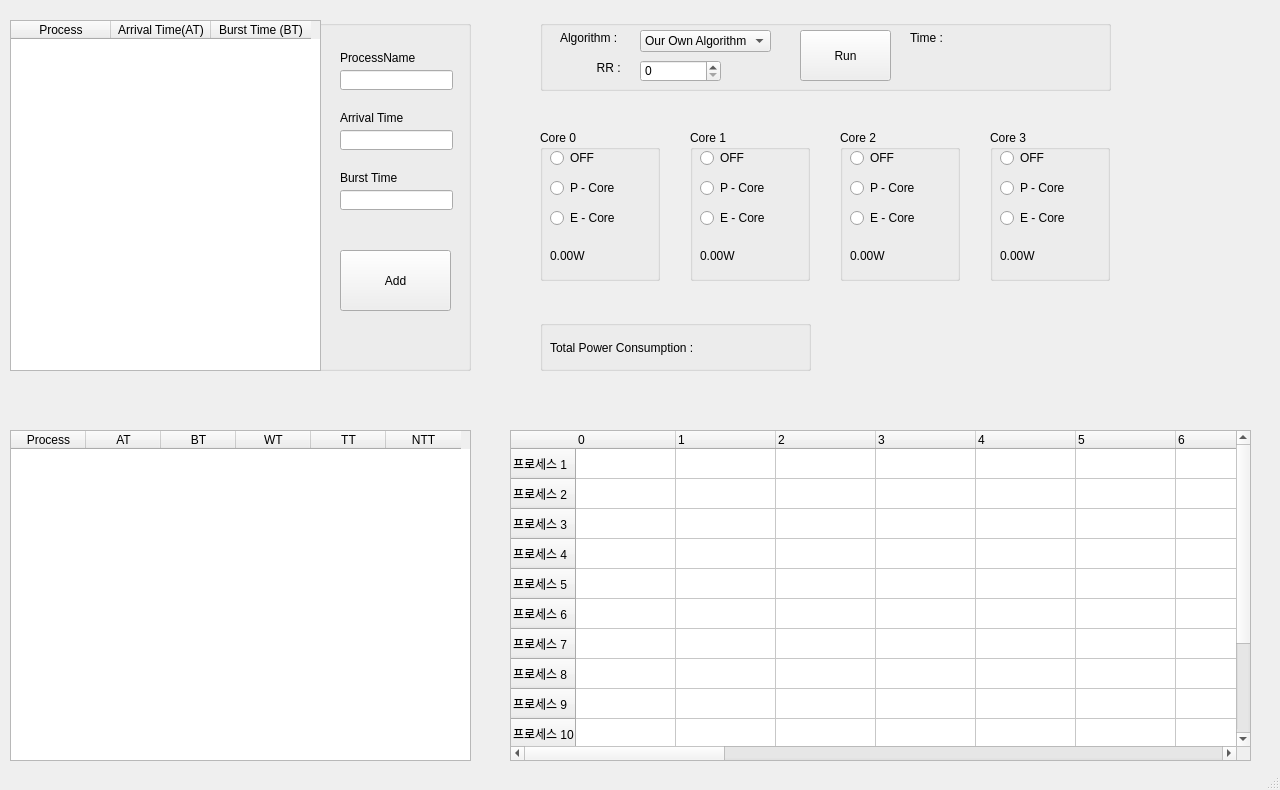
<?xml version="1.0" encoding="UTF-8"?>
<ui version="4.0">
 <class>MainWindow</class>
 <widget class="QMainWindow" name="MainWindow">
  <property name="enabled">
   <bool>true</bool>
  </property>
  <property name="geometry">
   <rect>
    <x>0</x>
    <y>0</y>
    <width>1280</width>
    <height>790</height>
   </rect>
  </property>
  <property name="windowTitle">
   <string>MainWindow</string>
  </property>
  <widget class="QWidget" name="centralwidget">
   <widget class="QTableWidget" name="tableWidget">
    <property name="geometry">
     <rect>
      <x>510</x>
      <y>430</y>
      <width>741</width>
      <height>331</height>
     </rect>
    </property>
    <row>
     <property name="text">
      <string>프로세스 1</string>
     </property>
    </row>
    <row>
     <property name="text">
      <string>프로세스 2</string>
     </property>
    </row>
    <row>
     <property name="text">
      <string>프로세스 3</string>
     </property>
    </row>
    <row>
     <property name="text">
      <string>프로세스 4</string>
     </property>
    </row>
    <row>
     <property name="text">
      <string>프로세스 5</string>
     </property>
    </row>
    <row>
     <property name="text">
      <string>프로세스 6</string>
     </property>
    </row>
    <row>
     <property name="text">
      <string>프로세스 7</string>
     </property>
    </row>
    <row>
     <property name="text">
      <string>프로세스 8</string>
     </property>
    </row>
    <row>
     <property name="text">
      <string>프로세스 9</string>
     </property>
    </row>
    <row>
     <property name="text">
      <string>프로세스 10</string>
     </property>
    </row>
    <row>
     <property name="text">
      <string>프로세스 11</string>
     </property>
    </row>
    <row>
     <property name="text">
      <string>프로세스 12</string>
     </property>
    </row>
    <row>
     <property name="text">
      <string>프로세스 14</string>
     </property>
    </row>
    <column>
     <property name="text">
      <string>0</string>
     </property>
     <property name="textAlignment">
      <set>AlignLeading|AlignBottom</set>
     </property>
    </column>
    <column>
     <property name="text">
      <string>1</string>
     </property>
     <property name="textAlignment">
      <set>AlignLeading|AlignBottom</set>
     </property>
    </column>
    <column>
     <property name="text">
      <string>2</string>
     </property>
     <property name="textAlignment">
      <set>AlignLeading|AlignBottom</set>
     </property>
    </column>
    <column>
     <property name="text">
      <string>3</string>
     </property>
     <property name="textAlignment">
      <set>AlignLeading|AlignBottom</set>
     </property>
    </column>
    <column>
     <property name="text">
      <string>4</string>
     </property>
     <property name="textAlignment">
      <set>AlignLeading|AlignBottom</set>
     </property>
    </column>
    <column>
     <property name="text">
      <string>5</string>
     </property>
     <property name="textAlignment">
      <set>AlignLeading|AlignBottom</set>
     </property>
    </column>
    <column>
     <property name="text">
      <string>6</string>
     </property>
     <property name="textAlignment">
      <set>AlignLeading|AlignBottom</set>
     </property>
    </column>
    <column>
     <property name="text">
      <string>7</string>
     </property>
     <property name="textAlignment">
      <set>AlignLeading|AlignBottom</set>
     </property>
    </column>
    <column>
     <property name="text">
      <string>8</string>
     </property>
     <property name="textAlignment">
      <set>AlignLeading|AlignBottom</set>
     </property>
    </column>
    <column>
     <property name="text">
      <string>9</string>
     </property>
     <property name="textAlignment">
      <set>AlignLeading|AlignBottom</set>
     </property>
    </column>
    <column>
     <property name="text">
      <string>10</string>
     </property>
     <property name="textAlignment">
      <set>AlignLeading|AlignBottom</set>
     </property>
    </column>
    <column>
     <property name="text">
      <string>11</string>
     </property>
     <property name="textAlignment">
      <set>AlignLeading|AlignBottom</set>
     </property>
    </column>
    <column>
     <property name="text">
      <string>12</string>
     </property>
     <property name="textAlignment">
      <set>AlignLeading|AlignBottom</set>
     </property>
    </column>
    <column>
     <property name="text">
      <string>13</string>
     </property>
     <property name="textAlignment">
      <set>AlignLeading|AlignBottom</set>
     </property>
    </column>
    <column>
     <property name="text">
      <string>14</string>
     </property>
     <property name="textAlignment">
      <set>AlignLeading|AlignBottom</set>
     </property>
    </column>
    <column>
     <property name="text">
      <string>15</string>
     </property>
     <property name="textAlignment">
      <set>AlignLeading|AlignBottom</set>
     </property>
    </column>
    <column>
     <property name="text">
      <string>16</string>
     </property>
     <property name="textAlignment">
      <set>AlignLeading|AlignBottom</set>
     </property>
    </column>
    <column>
     <property name="text">
      <string>17</string>
     </property>
     <property name="textAlignment">
      <set>AlignLeading|AlignBottom</set>
     </property>
    </column>
    <column>
     <property name="text">
      <string>18</string>
     </property>
     <property name="textAlignment">
      <set>AlignLeading|AlignBottom</set>
     </property>
    </column>
    <column>
     <property name="text">
      <string>19</string>
     </property>
     <property name="textAlignment">
      <set>AlignLeading|AlignBottom</set>
     </property>
    </column>
    <column>
     <property name="text">
      <string>20</string>
     </property>
     <property name="textAlignment">
      <set>AlignLeading|AlignBottom</set>
     </property>
    </column>
   </widget>
   <widget class="QGroupBox" name="groupBox">
    <property name="geometry">
     <rect>
      <x>540</x>
      <y>130</y>
      <width>120</width>
      <height>151</height>
     </rect>
    </property>
    <property name="title">
     <string>Core 0</string>
    </property>
    <widget class="QRadioButton" name="radioButton">
     <property name="geometry">
      <rect>
       <x>10</x>
       <y>20</y>
       <width>90</width>
       <height>16</height>
      </rect>
     </property>
     <property name="text">
      <string>OFF</string>
     </property>
    </widget>
    <widget class="QRadioButton" name="Process1">
     <property name="geometry">
      <rect>
       <x>10</x>
       <y>50</y>
       <width>90</width>
       <height>16</height>
      </rect>
     </property>
     <property name="text">
      <string>P - Core</string>
     </property>
    </widget>
    <widget class="QRadioButton" name="Process1_2">
     <property name="geometry">
      <rect>
       <x>10</x>
       <y>80</y>
       <width>90</width>
       <height>16</height>
      </rect>
     </property>
     <property name="text">
      <string>E - Core</string>
     </property>
    </widget>
    <widget class="QLabel" name="label_8">
     <property name="geometry">
      <rect>
       <x>10</x>
       <y>120</y>
       <width>56</width>
       <height>12</height>
      </rect>
     </property>
     <property name="text">
      <string>0.00W</string>
     </property>
    </widget>
   </widget>
   <widget class="QGroupBox" name="groupBox_2">
    <property name="geometry">
     <rect>
      <x>690</x>
      <y>130</y>
      <width>120</width>
      <height>151</height>
     </rect>
    </property>
    <property name="title">
     <string>Core 1</string>
    </property>
    <widget class="QRadioButton" name="radioButton_2">
     <property name="geometry">
      <rect>
       <x>10</x>
       <y>20</y>
       <width>90</width>
       <height>16</height>
      </rect>
     </property>
     <property name="text">
      <string>OFF</string>
     </property>
    </widget>
    <widget class="QRadioButton" name="Process1_3">
     <property name="geometry">
      <rect>
       <x>10</x>
       <y>50</y>
       <width>90</width>
       <height>16</height>
      </rect>
     </property>
     <property name="text">
      <string>P - Core</string>
     </property>
    </widget>
    <widget class="QRadioButton" name="Process1_4">
     <property name="geometry">
      <rect>
       <x>10</x>
       <y>80</y>
       <width>90</width>
       <height>16</height>
      </rect>
     </property>
     <property name="text">
      <string>E - Core</string>
     </property>
    </widget>
    <widget class="QLabel" name="label_9">
     <property name="geometry">
      <rect>
       <x>10</x>
       <y>120</y>
       <width>56</width>
       <height>12</height>
      </rect>
     </property>
     <property name="text">
      <string>0.00W</string>
     </property>
    </widget>
   </widget>
   <widget class="QGroupBox" name="groupBox_3">
    <property name="geometry">
     <rect>
      <x>840</x>
      <y>130</y>
      <width>120</width>
      <height>151</height>
     </rect>
    </property>
    <property name="title">
     <string>Core 2</string>
    </property>
    <widget class="QRadioButton" name="radioButton_3">
     <property name="geometry">
      <rect>
       <x>10</x>
       <y>20</y>
       <width>90</width>
       <height>16</height>
      </rect>
     </property>
     <property name="text">
      <string>OFF</string>
     </property>
    </widget>
    <widget class="QRadioButton" name="Process1_5">
     <property name="geometry">
      <rect>
       <x>10</x>
       <y>50</y>
       <width>90</width>
       <height>16</height>
      </rect>
     </property>
     <property name="text">
      <string>P - Core</string>
     </property>
    </widget>
    <widget class="QRadioButton" name="Process1_6">
     <property name="geometry">
      <rect>
       <x>10</x>
       <y>80</y>
       <width>90</width>
       <height>16</height>
      </rect>
     </property>
     <property name="text">
      <string>E - Core</string>
     </property>
    </widget>
    <widget class="QLabel" name="label_10">
     <property name="geometry">
      <rect>
       <x>10</x>
       <y>120</y>
       <width>56</width>
       <height>12</height>
      </rect>
     </property>
     <property name="text">
      <string>0.00W</string>
     </property>
    </widget>
   </widget>
   <widget class="QGroupBox" name="groupBox_4">
    <property name="geometry">
     <rect>
      <x>990</x>
      <y>130</y>
      <width>120</width>
      <height>151</height>
     </rect>
    </property>
    <property name="title">
     <string>Core 3</string>
    </property>
    <widget class="QRadioButton" name="radioButton_4">
     <property name="geometry">
      <rect>
       <x>10</x>
       <y>20</y>
       <width>90</width>
       <height>16</height>
      </rect>
     </property>
     <property name="text">
      <string>OFF</string>
     </property>
    </widget>
    <widget class="QRadioButton" name="Process1_7">
     <property name="geometry">
      <rect>
       <x>10</x>
       <y>50</y>
       <width>90</width>
       <height>16</height>
      </rect>
     </property>
     <property name="text">
      <string>P - Core</string>
     </property>
    </widget>
    <widget class="QRadioButton" name="Process1_8">
     <property name="geometry">
      <rect>
       <x>10</x>
       <y>80</y>
       <width>90</width>
       <height>16</height>
      </rect>
     </property>
     <property name="text">
      <string>E - Core</string>
     </property>
    </widget>
    <widget class="QLabel" name="label_11">
     <property name="geometry">
      <rect>
       <x>10</x>
       <y>120</y>
       <width>56</width>
       <height>12</height>
      </rect>
     </property>
     <property name="text">
      <string>0.00W</string>
     </property>
    </widget>
   </widget>
   <widget class="QGroupBox" name="groupBox_5">
    <property name="geometry">
     <rect>
      <x>540</x>
      <y>20</y>
      <width>571</width>
      <height>71</height>
     </rect>
    </property>
    <property name="title">
     <string/>
    </property>
    <widget class="QPushButton" name="pushButton">
     <property name="geometry">
      <rect>
       <x>260</x>
       <y>10</y>
       <width>91</width>
       <height>51</height>
      </rect>
     </property>
     <property name="text">
      <string>Run</string>
     </property>
    </widget>
    <widget class="QComboBox" name="comboBox">
     <property name="geometry">
      <rect>
       <x>100</x>
       <y>10</y>
       <width>131</width>
       <height>22</height>
      </rect>
     </property>
     <item>
      <property name="text">
       <string>Our Own Algorithm</string>
      </property>
     </item>
     <item>
      <property name="text">
       <string>FCFS</string>
      </property>
     </item>
     <item>
      <property name="text">
       <string>RR</string>
      </property>
     </item>
     <item>
      <property name="text">
       <string>SPN</string>
      </property>
     </item>
     <item>
      <property name="text">
       <string>SRTN</string>
      </property>
     </item>
     <item>
      <property name="text">
       <string>HRRN</string>
      </property>
     </item>
    </widget>
    <widget class="QSpinBox" name="spinBox">
     <property name="geometry">
      <rect>
       <x>100</x>
       <y>40</y>
       <width>81</width>
       <height>22</height>
      </rect>
     </property>
    </widget>
    <widget class="QLabel" name="label">
     <property name="geometry">
      <rect>
       <x>20</x>
       <y>10</y>
       <width>81</width>
       <height>16</height>
      </rect>
     </property>
     <property name="text">
      <string>Algorithm :</string>
     </property>
    </widget>
    <widget class="QLabel" name="label_2">
     <property name="geometry">
      <rect>
       <x>50</x>
       <y>40</y>
       <width>31</width>
       <height>16</height>
      </rect>
     </property>
     <property name="text">
      <string>  RR :</string>
     </property>
    </widget>
    <widget class="QLabel" name="label_3">
     <property name="geometry">
      <rect>
       <x>370</x>
       <y>10</y>
       <width>81</width>
       <height>16</height>
      </rect>
     </property>
     <property name="text">
      <string>Time :</string>
     </property>
    </widget>
   </widget>
   <widget class="QGroupBox" name="groupBox_6">
    <property name="geometry">
     <rect>
      <x>540</x>
      <y>320</y>
      <width>271</width>
      <height>51</height>
     </rect>
    </property>
    <property name="title">
     <string/>
    </property>
    <widget class="QLabel" name="label_4">
     <property name="geometry">
      <rect>
       <x>10</x>
       <y>20</y>
       <width>161</width>
       <height>16</height>
      </rect>
     </property>
     <property name="text">
      <string>Total Power Consumption :</string>
     </property>
    </widget>
   </widget>
   <widget class="QTableWidget" name="tableWidget_3">
    <property name="geometry">
     <rect>
      <x>10</x>
      <y>430</y>
      <width>461</width>
      <height>331</height>
     </rect>
    </property>
    <attribute name="horizontalHeaderDefaultSectionSize">
     <number>75</number>
    </attribute>
    <column>
     <property name="text">
      <string>Process</string>
     </property>
    </column>
    <column>
     <property name="text">
      <string>AT</string>
     </property>
    </column>
    <column>
     <property name="text">
      <string>BT</string>
     </property>
    </column>
    <column>
     <property name="text">
      <string>WT</string>
     </property>
    </column>
    <column>
     <property name="text">
      <string>TT</string>
     </property>
    </column>
    <column>
     <property name="text">
      <string>NTT</string>
     </property>
    </column>
   </widget>
   <widget class="QGroupBox" name="groupBox_7">
    <property name="geometry">
     <rect>
      <x>10</x>
      <y>20</y>
      <width>461</width>
      <height>351</height>
     </rect>
    </property>
    <property name="title">
     <string/>
    </property>
    <widget class="QLineEdit" name="lineEdit_3">
     <property name="geometry">
      <rect>
       <x>330</x>
       <y>170</y>
       <width>113</width>
       <height>20</height>
      </rect>
     </property>
    </widget>
    <widget class="QTableWidget" name="tableWidget_2">
     <property name="geometry">
      <rect>
       <x>0</x>
       <y>0</y>
       <width>311</width>
       <height>351</height>
      </rect>
     </property>
     <column>
      <property name="text">
       <string>Process</string>
      </property>
     </column>
     <column>
      <property name="text">
       <string>Arrival Time(AT)</string>
      </property>
     </column>
     <column>
      <property name="text">
       <string>Burst Time (BT)</string>
      </property>
     </column>
    </widget>
    <widget class="QLabel" name="label_5">
     <property name="geometry">
      <rect>
       <x>330</x>
       <y>30</y>
       <width>91</width>
       <height>16</height>
      </rect>
     </property>
     <property name="text">
      <string>ProcessName</string>
     </property>
    </widget>
    <widget class="QLabel" name="label_7">
     <property name="geometry">
      <rect>
       <x>330</x>
       <y>150</y>
       <width>91</width>
       <height>16</height>
      </rect>
     </property>
     <property name="text">
      <string>Burst Time</string>
     </property>
    </widget>
    <widget class="QLabel" name="label_6">
     <property name="geometry">
      <rect>
       <x>330</x>
       <y>90</y>
       <width>91</width>
       <height>16</height>
      </rect>
     </property>
     <property name="text">
      <string>Arrival Time</string>
     </property>
    </widget>
    <widget class="QPushButton" name="pushButton_2">
     <property name="geometry">
      <rect>
       <x>330</x>
       <y>230</y>
       <width>111</width>
       <height>61</height>
      </rect>
     </property>
     <property name="text">
      <string>Add</string>
     </property>
    </widget>
    <widget class="QLineEdit" name="lineEdit">
     <property name="geometry">
      <rect>
       <x>330</x>
       <y>50</y>
       <width>113</width>
       <height>20</height>
      </rect>
     </property>
    </widget>
    <widget class="QLineEdit" name="lineEdit_2">
     <property name="geometry">
      <rect>
       <x>330</x>
       <y>110</y>
       <width>113</width>
       <height>20</height>
      </rect>
     </property>
    </widget>
   </widget>
   <zorder>groupBox_7</zorder>
   <zorder>tableWidget</zorder>
   <zorder>groupBox</zorder>
   <zorder>groupBox_2</zorder>
   <zorder>groupBox_3</zorder>
   <zorder>groupBox_4</zorder>
   <zorder>groupBox_5</zorder>
   <zorder>groupBox_6</zorder>
   <zorder>tableWidget_3</zorder>
  </widget>
  <widget class="QMenuBar" name="menubar">
   <property name="geometry">
    <rect>
     <x>0</x>
     <y>0</y>
     <width>1280</width>
     <height>21</height>
    </rect>
   </property>
  </widget>
  <widget class="QStatusBar" name="statusbar"/>
 </widget>
 <resources/>
 <connections/>
</ui>
